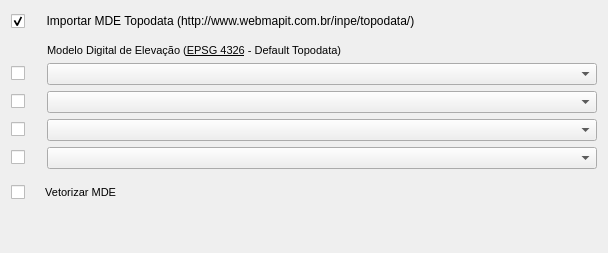
            <widget class="QWidget" name="tab_15">
             <attribute name="title">
              <string>Parâmetros</string>
             </attribute>
             <layout class="QGridLayout" name="gridLayout_55">
              <item row="5" column="1" colspan="3">
               <widget class="QgsMapLayerComboBox" name="qgsMapLayerComboBox_4">
                <property name="autoFillBackground">
                 <bool>false</bool>
                </property>
                <property name="editable">
                 <bool>false</bool>
                </property>
                <property name="currentIndex">
                 <number>-1</number>
                </property>
                <property name="allowEmptyLayer">
                 <bool>true</bool>
                </property>
                <property name="showCrs">
                 <bool>true</bool>
                </property>
               </widget>
              </item>
              <item row="6" column="1" colspan="3">
               <widget class="QgsMapLayerComboBox" name="qgsMapLayerComboBox_5">
                <property name="inputMethodHints">
                 <set>Qt::ImhNone</set>
                </property>
                <property name="editable">
                 <bool>false</bool>
                </property>
                <property name="currentIndex">
                 <number>-1</number>
                </property>
                <property name="insertPolicy">
                 <enum>QComboBox::InsertAlphabetically</enum>
                </property>
                <property name="duplicatesEnabled">
                 <bool>false</bool>
                </property>
                <property name="frame">
                 <bool>true</bool>
                </property>
                <property name="allowEmptyLayer">
                 <bool>true</bool>
                </property>
                <property name="showCrs">
                 <bool>true</bool>
                </property>
               </widget>
              </item>
              <item row="1" column="0">
               <spacer name="verticalSpacer_10">
                <property name="orientation">
                 <enum>Qt::Vertical</enum>
                </property>
                <property name="sizeType">
                 <enum>QSizePolicy::Fixed</enum>
                </property>
                <property name="sizeHint" stdset="0">
                 <size>
                  <width>20</width>
                  <height>7</height>
                 </size>
                </property>
               </spacer>
              </item>
              <item row="9" column="0" colspan="2">
               <widget class="QCheckBox" name="checkBox_7">
                <property name="font">
                 <font>
                  <family>MS Shell Dlg 2</family>
                  <pointsize>8</pointsize>
                 </font>
                </property>
                <property name="text">
                 <string>     Vetorizar MDE</string>
                </property>
               </widget>
              </item>
              <item row="10" column="0">
               <spacer name="verticalSpacer_2">
                <property name="orientation">
                 <enum>Qt::Vertical</enum>
                </property>
                <property name="sizeHint" stdset="0">
                 <size>
                  <width>20</width>
                  <height>40</height>
                 </size>
                </property>
               </spacer>
              </item>
              <item row="8" column="0">
               <spacer name="verticalSpacer_9">
                <property name="orientation">
                 <enum>Qt::Vertical</enum>
                </property>
                <property name="sizeType">
                 <enum>QSizePolicy::Fixed</enum>
                </property>
                <property name="sizeHint" stdset="0">
                 <size>
                  <width>20</width>
                  <height>8</height>
                 </size>
                </property>
               </spacer>
              </item>
              <item row="2" column="1" colspan="2">
               <widget class="QLabel" name="label_58">
                <property name="maximumSize">
                 <size>
                  <width>16777215</width>
                  <height>100</height>
                 </size>
                </property>
                <property name="font">
                 <font>
                  <family>MS Shell Dlg 2</family>
                  <pointsize>10</pointsize>
                  <weight>50</weight>
                  <italic>false</italic>
                  <bold>false</bold>
                 </font>
                </property>
                <property name="styleSheet">
                 <string notr="true">font: 10pt &quot;MS Shell Dlg 2&quot;;</string>
                </property>
                <property name="text">
                 <string>&lt;html&gt;&lt;head/&gt;&lt;body&gt;&lt;p&gt;&lt;span style=&quot; font-size:8pt; color:#030303;&quot;&gt;Modelo Digital de Elevação (&lt;/span&gt;&lt;span style=&quot; font-size:8pt; text-decoration: underline; color:#030303;&quot;&gt;EPSG 4326&lt;/span&gt;&lt;span style=&quot; font-size:8pt; color:#030303;&quot;&gt; - Default Topodata)&lt;/span&gt;&lt;/p&gt;&lt;/body&gt;&lt;/html&gt;</string>
                </property>
               </widget>
              </item>
              <item row="0" column="0" colspan="2">
               <widget class="QCheckBox" name="checkBox_2">
                <property name="sizePolicy">
                 <sizepolicy hsizetype="Fixed" vsizetype="Fixed">
                  <horstretch>0</horstretch>
                  <verstretch>0</verstretch>
                 </sizepolicy>
                </property>
                <property name="text">
                 <string>     Importar MDE Topodata (http://www.webmapit.com.br/inpe/topodata/)</string>
                </property>
                <property name="checked">
                 <bool>true</bool>
                </property>
                <property name="tristate">
                 <bool>false</bool>
                </property>
               </widget>
              </item>
              <item row="4" column="1" colspan="3">
               <widget class="QgsMapLayerComboBox" name="qgsMapLayerComboBox_3">
                <property name="autoFillBackground">
                 <bool>false</bool>
                </property>
                <property name="styleSheet">
                 <string notr="true"/>
                </property>
                <property name="editable">
                 <bool>false</bool>
                </property>
                <property name="currentIndex">
                 <number>-1</number>
                </property>
                <property name="insertPolicy">
                 <enum>QComboBox::InsertAtBottom</enum>
                </property>
                <property name="allowEmptyLayer">
                 <bool>true</bool>
                </property>
                <property name="showCrs">
                 <bool>true</bool>
                </property>
                <property name="excludedProviders">
                 <stringlist notr="true"/>
                </property>
               </widget>
              </item>
              <item row="3" column="0">
               <widget class="QCheckBox" name="checkBox_3">
                <property name="sizePolicy">
                 <sizepolicy hsizetype="Fixed" vsizetype="Fixed">
                  <horstretch>0</horstretch>
                  <verstretch>0</verstretch>
                 </sizepolicy>
                </property>
                <property name="minimumSize">
                 <size>
                  <width>30</width>
                  <height>0</height>
                 </size>
                </property>
                <property name="text">
                 <string/>
                </property>
               </widget>
              </item>
              <item row="4" column="0">
               <widget class="QCheckBox" name="checkBox_4">
                <property name="text">
                 <string/>
                </property>
               </widget>
              </item>
              <item row="5" column="0">
               <widget class="QCheckBox" name="checkBox_5">
                <property name="text">
                 <string/>
                </property>
               </widget>
              </item>
              <item row="6" column="0">
               <widget class="QCheckBox" name="checkBox_6">
                <property name="text">
                 <string/>
                </property>
               </widget>
              </item>
              <item row="3" column="1" colspan="3">
               <widget class="QgsMapLayerComboBox" name="qgsMapLayerComboBox_2">
                <property name="toolTip">
                 <string>&lt;html&gt;&lt;head/&gt;&lt;body&gt;&lt;p&gt;00&lt;/p&gt;&lt;/body&gt;&lt;/html&gt;</string>
                </property>
                <property name="currentIndex">
                 <number>-1</number>
                </property>
                <property name="allowEmptyLayer">
                 <bool>true</bool>
                </property>
                <property name="showCrs">
                 <bool>true</bool>
                </property>
               </widget>
              </item>
             </layout>
            </widget>
